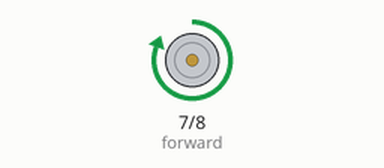
Simulated run of this sketch. Board: Arduino Uno, built with avr-gcc and run on an emulated ATmega328P. On the bench: motor-driver pin pairs drawn as motors (green arrow = first pin HIGH = forward, orange = second pin HIGH = backward, longer = more drive).

Above: at 2.0 s.
At 9.0 s:
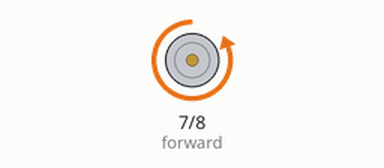
At 12.5 s:
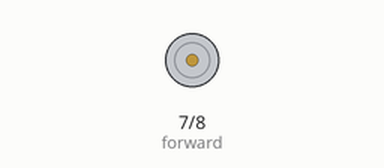
Timing chart, 0 to 18.2 s (numbered marks = the images above):
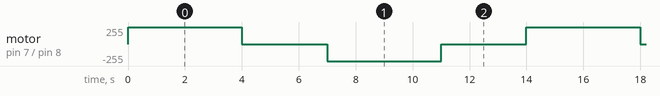

Measured:
- by itself, motor on pin 7 (forward) / pin 8 (backward): repeats every 14.0 s: stopped 3.0 s, backward 255/255 4.0 s, stopped 3.0 s, forward 255/255 4.0 s

The sketch:

dc_foward_backward.ino
```cpp
int forward=7;
int backward=8;

void setup(){

pinMode(forward,OUTPUT);
pinMode(backward,OUTPUT);
}

void loop(){

digitalWrite(forward,HIGH);
digitalWrite(backward,LOW);
delay(4000);
digitalWrite(forward,LOW);
digitalWrite(backward,LOW);
delay(3000);
digitalWrite(backward,HIGH);
digitalWrite(forward,LOW);
delay(4000);
digitalWrite(forward,LOW);
digitalWrite(backward,LOW);
delay(3000);
}
```
